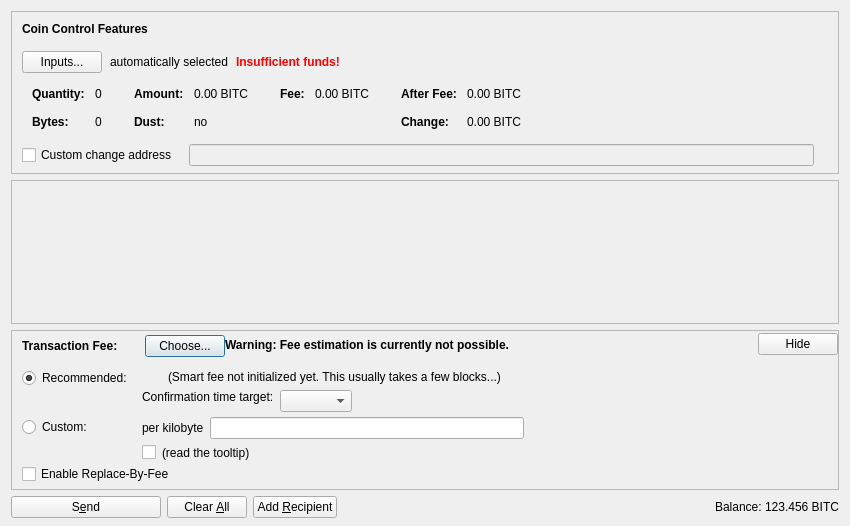
<?xml version="1.0" encoding="UTF-8"?>
<ui version="4.0">
 <class>SendCoinsDialog</class>
 <widget class="QDialog" name="SendCoinsDialog">
  <property name="geometry">
   <rect>
    <x>0</x>
    <y>0</y>
    <width>850</width>
    <height>526</height>
   </rect>
  </property>
  <property name="windowTitle">
   <string>Send Coins</string>
  </property>
  <layout class="QVBoxLayout" name="verticalLayout" stretch="0,1,0,0">
   <property name="bottomMargin">
    <number>8</number>
   </property>
   <item>
    <widget class="QFrame" name="frameCoinControl">
     <property name="sizePolicy">
      <sizepolicy hsizetype="Expanding" vsizetype="Expanding">
       <horstretch>0</horstretch>
       <verstretch>0</verstretch>
      </sizepolicy>
     </property>
     <property name="maximumSize">
      <size>
       <width>16777215</width>
       <height>16777215</height>
      </size>
     </property>
     <property name="frameShape">
      <enum>QFrame::StyledPanel</enum>
     </property>
     <property name="frameShadow">
      <enum>QFrame::Sunken</enum>
     </property>
     <layout class="QVBoxLayout" name="verticalLayoutCoinControl2">
      <property name="spacing">
       <number>0</number>
      </property>
      <property name="leftMargin">
       <number>0</number>
      </property>
      <property name="topMargin">
       <number>0</number>
      </property>
      <property name="rightMargin">
       <number>0</number>
      </property>
      <property name="bottomMargin">
       <number>6</number>
      </property>
      <item>
       <layout class="QVBoxLayout" name="verticalLayoutCoinControl" stretch="0,0,0,0,1">
        <property name="spacing">
         <number>0</number>
        </property>
        <property name="leftMargin">
         <number>10</number>
        </property>
        <property name="topMargin">
         <number>10</number>
        </property>
        <item>
         <layout class="QHBoxLayout" name="horizontalLayoutCoinControl1">
          <property name="bottomMargin">
           <number>15</number>
          </property>
          <item>
           <widget class="QLabel" name="labelCoinControlFeatures">
            <property name="sizePolicy">
             <sizepolicy hsizetype="Preferred" vsizetype="Maximum">
              <horstretch>0</horstretch>
              <verstretch>0</verstretch>
             </sizepolicy>
            </property>
            <property name="font">
             <font>
              <weight>75</weight>
              <bold>true</bold>
             </font>
            </property>
            <property name="styleSheet">
             <string notr="true">font-weight:bold;</string>
            </property>
            <property name="text">
             <string>Coin Control Features</string>
            </property>
           </widget>
          </item>
         </layout>
        </item>
        <item>
         <layout class="QHBoxLayout" name="horizontalLayoutCoinControl2" stretch="0,0,0,0">
          <property name="spacing">
           <number>8</number>
          </property>
          <property name="bottomMargin">
           <number>10</number>
          </property>
          <item>
           <widget class="QPushButton" name="pushButtonCoinControl">
            <property name="styleSheet">
             <string notr="true"/>
            </property>
            <property name="text">
             <string>Inputs...</string>
            </property>
            <property name="autoDefault">
             <bool>false</bool>
            </property>
           </widget>
          </item>
          <item>
           <widget class="QLabel" name="labelCoinControlAutomaticallySelected">
            <property name="text">
             <string>automatically selected</string>
            </property>
            <property name="margin">
             <number>5</number>
            </property>
           </widget>
          </item>
          <item>
           <widget class="QLabel" name="labelCoinControlInsuffFunds">
            <property name="font">
             <font>
              <weight>75</weight>
              <bold>true</bold>
             </font>
            </property>
            <property name="styleSheet">
             <string notr="true">color:red;font-weight:bold;</string>
            </property>
            <property name="text">
             <string>Insufficient funds!</string>
            </property>
            <property name="margin">
             <number>5</number>
            </property>
           </widget>
          </item>
          <item>
           <spacer name="horizontalSpacerCoinControl">
            <property name="orientation">
             <enum>Qt::Horizontal</enum>
            </property>
            <property name="sizeHint" stdset="0">
             <size>
              <width>40</width>
              <height>1</height>
             </size>
            </property>
           </spacer>
          </item>
         </layout>
        </item>
        <item>
         <widget class="QWidget" name="widgetCoinControl" native="true">
          <property name="sizePolicy">
           <sizepolicy hsizetype="Preferred" vsizetype="Preferred">
            <horstretch>0</horstretch>
            <verstretch>0</verstretch>
           </sizepolicy>
          </property>
          <property name="minimumSize">
           <size>
            <width>0</width>
            <height>0</height>
           </size>
          </property>
          <property name="styleSheet">
           <string notr="true"/>
          </property>
          <layout class="QHBoxLayout" name="horizontalLayoutCoinControl5">
           <property name="leftMargin">
            <number>0</number>
           </property>
           <property name="topMargin">
            <number>0</number>
           </property>
           <property name="rightMargin">
            <number>0</number>
           </property>
           <property name="bottomMargin">
            <number>0</number>
           </property>
           <item>
            <layout class="QHBoxLayout" name="horizontalLayoutCoinControl3" stretch="0,0,0,1">
             <property name="spacing">
              <number>20</number>
             </property>
             <property name="topMargin">
              <number>0</number>
             </property>
             <property name="bottomMargin">
              <number>10</number>
             </property>
             <item>
              <layout class="QFormLayout" name="formLayoutCoinControl1">
               <property name="horizontalSpacing">
                <number>10</number>
               </property>
               <property name="verticalSpacing">
                <number>14</number>
               </property>
               <property name="leftMargin">
                <number>10</number>
               </property>
               <property name="topMargin">
                <number>4</number>
               </property>
               <property name="rightMargin">
                <number>6</number>
               </property>
               <item row="0" column="0">
                <widget class="QLabel" name="labelCoinControlQuantityText">
                 <property name="font">
                  <font>
                   <weight>75</weight>
                   <bold>true</bold>
                  </font>
                 </property>
                 <property name="text">
                  <string>Quantity:</string>
                 </property>
                 <property name="margin">
                  <number>0</number>
                 </property>
                </widget>
               </item>
               <item row="0" column="1">
                <widget class="QLabel" name="labelCoinControlQuantity">
                 <property name="cursor">
                  <cursorShape>IBeamCursor</cursorShape>
                 </property>
                 <property name="contextMenuPolicy">
                  <enum>Qt::ActionsContextMenu</enum>
                 </property>
                 <property name="text">
                  <string notr="true">0</string>
                 </property>
                 <property name="margin">
                  <number>0</number>
                 </property>
                 <property name="textInteractionFlags">
                  <set>Qt::LinksAccessibleByMouse|Qt::TextSelectableByKeyboard|Qt::TextSelectableByMouse</set>
                 </property>
                </widget>
               </item>
               <item row="1" column="0">
                <widget class="QLabel" name="labelCoinControlBytesText">
                 <property name="font">
                  <font>
                   <weight>75</weight>
                   <bold>true</bold>
                  </font>
                 </property>
                 <property name="text">
                  <string>Bytes:</string>
                 </property>
                </widget>
               </item>
               <item row="1" column="1">
                <widget class="QLabel" name="labelCoinControlBytes">
                 <property name="cursor">
                  <cursorShape>IBeamCursor</cursorShape>
                 </property>
                 <property name="contextMenuPolicy">
                  <enum>Qt::ActionsContextMenu</enum>
                 </property>
                 <property name="text">
                  <string notr="true">0</string>
                 </property>
                 <property name="textInteractionFlags">
                  <set>Qt::LinksAccessibleByMouse|Qt::TextSelectableByKeyboard|Qt::TextSelectableByMouse</set>
                 </property>
                </widget>
               </item>
              </layout>
             </item>
             <item>
              <layout class="QFormLayout" name="formLayoutCoinControl2">
               <property name="horizontalSpacing">
                <number>10</number>
               </property>
               <property name="verticalSpacing">
                <number>14</number>
               </property>
               <property name="leftMargin">
                <number>6</number>
               </property>
               <property name="topMargin">
                <number>4</number>
               </property>
               <property name="rightMargin">
                <number>6</number>
               </property>
               <item row="0" column="0">
                <widget class="QLabel" name="labelCoinControlAmountText">
                 <property name="font">
                  <font>
                   <weight>75</weight>
                   <bold>true</bold>
                  </font>
                 </property>
                 <property name="text">
                  <string>Amount:</string>
                 </property>
                 <property name="margin">
                  <number>0</number>
                 </property>
                </widget>
               </item>
               <item row="0" column="1">
                <widget class="QLabel" name="labelCoinControlAmount">
                 <property name="cursor">
                  <cursorShape>IBeamCursor</cursorShape>
                 </property>
                 <property name="contextMenuPolicy">
                  <enum>Qt::ActionsContextMenu</enum>
                 </property>
                 <property name="text">
                  <string notr="true">0.00 BITC</string>
                 </property>
                 <property name="textInteractionFlags">
                  <set>Qt::LinksAccessibleByMouse|Qt::TextSelectableByKeyboard|Qt::TextSelectableByMouse</set>
                 </property>
                </widget>
               </item>
               <item row="1" column="0">
                <widget class="QLabel" name="labelCoinControlLowOutputText">
                 <property name="font">
                  <font>
                   <weight>75</weight>
                   <bold>true</bold>
                  </font>
                 </property>
                 <property name="text">
                  <string>Dust:</string>
                 </property>
                </widget>
               </item>
               <item row="1" column="1">
                <widget class="QLabel" name="labelCoinControlLowOutput">
                 <property name="cursor">
                  <cursorShape>IBeamCursor</cursorShape>
                 </property>
                 <property name="contextMenuPolicy">
                  <enum>Qt::ActionsContextMenu</enum>
                 </property>
                 <property name="text">
                  <string notr="true">no</string>
                 </property>
                 <property name="textInteractionFlags">
                  <set>Qt::LinksAccessibleByMouse|Qt::TextSelectableByKeyboard|Qt::TextSelectableByMouse</set>
                 </property>
                </widget>
               </item>
              </layout>
             </item>
             <item>
              <layout class="QFormLayout" name="formLayoutCoinControl3">
               <property name="horizontalSpacing">
                <number>10</number>
               </property>
               <property name="verticalSpacing">
                <number>14</number>
               </property>
               <property name="leftMargin">
                <number>6</number>
               </property>
               <property name="topMargin">
                <number>4</number>
               </property>
               <property name="rightMargin">
                <number>6</number>
               </property>
               <item row="0" column="0">
                <widget class="QLabel" name="labelCoinControlFeeText">
                 <property name="font">
                  <font>
                   <weight>75</weight>
                   <bold>true</bold>
                  </font>
                 </property>
                 <property name="text">
                  <string>Fee:</string>
                 </property>
                 <property name="margin">
                  <number>0</number>
                 </property>
                </widget>
               </item>
               <item row="0" column="1">
                <widget class="QLabel" name="labelCoinControlFee">
                 <property name="cursor">
                  <cursorShape>IBeamCursor</cursorShape>
                 </property>
                 <property name="contextMenuPolicy">
                  <enum>Qt::ActionsContextMenu</enum>
                 </property>
                 <property name="text">
                  <string notr="true">0.00 BITC</string>
                 </property>
                 <property name="textInteractionFlags">
                  <set>Qt::LinksAccessibleByMouse|Qt::TextSelectableByKeyboard|Qt::TextSelectableByMouse</set>
                 </property>
                </widget>
               </item>
              </layout>
             </item>
             <item>
              <layout class="QFormLayout" name="formLayoutCoinControl4">
               <property name="horizontalSpacing">
                <number>10</number>
               </property>
               <property name="verticalSpacing">
                <number>14</number>
               </property>
               <property name="leftMargin">
                <number>6</number>
               </property>
               <property name="topMargin">
                <number>4</number>
               </property>
               <property name="rightMargin">
                <number>6</number>
               </property>
               <item row="0" column="0">
                <widget class="QLabel" name="labelCoinControlAfterFeeText">
                 <property name="font">
                  <font>
                   <weight>75</weight>
                   <bold>true</bold>
                  </font>
                 </property>
                 <property name="text">
                  <string>After Fee:</string>
                 </property>
                 <property name="margin">
                  <number>0</number>
                 </property>
                </widget>
               </item>
               <item row="0" column="1">
                <widget class="QLabel" name="labelCoinControlAfterFee">
                 <property name="cursor">
                  <cursorShape>IBeamCursor</cursorShape>
                 </property>
                 <property name="contextMenuPolicy">
                  <enum>Qt::ActionsContextMenu</enum>
                 </property>
                 <property name="text">
                  <string notr="true">0.00 BITC</string>
                 </property>
                 <property name="textInteractionFlags">
                  <set>Qt::LinksAccessibleByMouse|Qt::TextSelectableByKeyboard|Qt::TextSelectableByMouse</set>
                 </property>
                </widget>
               </item>
               <item row="1" column="0">
                <widget class="QLabel" name="labelCoinControlChangeText">
                 <property name="font">
                  <font>
                   <weight>75</weight>
                   <bold>true</bold>
                  </font>
                 </property>
                 <property name="text">
                  <string>Change:</string>
                 </property>
                </widget>
               </item>
               <item row="1" column="1">
                <widget class="QLabel" name="labelCoinControlChange">
                 <property name="cursor">
                  <cursorShape>IBeamCursor</cursorShape>
                 </property>
                 <property name="contextMenuPolicy">
                  <enum>Qt::ActionsContextMenu</enum>
                 </property>
                 <property name="text">
                  <string notr="true">0.00 BITC</string>
                 </property>
                 <property name="textInteractionFlags">
                  <set>Qt::LinksAccessibleByMouse|Qt::TextSelectableByKeyboard|Qt::TextSelectableByMouse</set>
                 </property>
                </widget>
               </item>
              </layout>
             </item>
            </layout>
           </item>
          </layout>
         </widget>
        </item>
        <item>
         <layout class="QHBoxLayout" name="horizontalLayoutCoinControl4" stretch="0,0,0">
          <property name="spacing">
           <number>12</number>
          </property>
          <property name="sizeConstraint">
           <enum>QLayout::SetDefaultConstraint</enum>
          </property>
          <property name="topMargin">
           <number>5</number>
          </property>
          <property name="rightMargin">
           <number>5</number>
          </property>
          <item>
           <widget class="QCheckBox" name="checkBoxCoinControlChange">
            <property name="toolTip">
             <string>If this is activated, but the change address is empty or invalid, change will be sent to a newly generated address.</string>
            </property>
            <property name="text">
             <string>Custom change address</string>
            </property>
           </widget>
          </item>
          <item>
           <widget class="QValidatedLineEdit" name="lineEditCoinControlChange">
            <property name="enabled">
             <bool>false</bool>
            </property>
            <property name="sizePolicy">
             <sizepolicy hsizetype="Expanding" vsizetype="Fixed">
              <horstretch>0</horstretch>
              <verstretch>0</verstretch>
             </sizepolicy>
            </property>
           </widget>
          </item>
          <item>
           <widget class="QLabel" name="labelCoinControlChangeLabel">
            <property name="sizePolicy">
             <sizepolicy hsizetype="Preferred" vsizetype="Expanding">
              <horstretch>0</horstretch>
              <verstretch>0</verstretch>
             </sizepolicy>
            </property>
            <property name="minimumSize">
             <size>
              <width>0</width>
              <height>0</height>
             </size>
            </property>
            <property name="text">
             <string/>
            </property>
            <property name="margin">
             <number>3</number>
            </property>
           </widget>
          </item>
         </layout>
        </item>
        <item>
         <spacer name="verticalSpacerCoinControl">
          <property name="orientation">
           <enum>Qt::Vertical</enum>
          </property>
          <property name="sizeHint" stdset="0">
           <size>
            <width>800</width>
            <height>1</height>
           </size>
          </property>
         </spacer>
        </item>
       </layout>
      </item>
     </layout>
    </widget>
   </item>
   <item>
    <widget class="QScrollArea" name="scrollArea">
     <property name="widgetResizable">
      <bool>true</bool>
     </property>
     <widget class="QWidget" name="scrollAreaWidgetContents">
      <property name="geometry">
       <rect>
        <x>0</x>
        <y>0</y>
        <width>830</width>
        <height>104</height>
       </rect>
      </property>
      <layout class="QVBoxLayout" name="verticalLayout_2" stretch="0,1">
       <property name="leftMargin">
        <number>0</number>
       </property>
       <property name="topMargin">
        <number>0</number>
       </property>
       <property name="rightMargin">
        <number>0</number>
       </property>
       <property name="bottomMargin">
        <number>0</number>
       </property>
       <item>
        <layout class="QVBoxLayout" name="entries">
         <property name="spacing">
          <number>6</number>
         </property>
        </layout>
       </item>
       <item>
        <spacer name="verticalSpacer">
         <property name="orientation">
          <enum>Qt::Vertical</enum>
         </property>
         <property name="sizeHint" stdset="0">
          <size>
           <width>20</width>
           <height>40</height>
          </size>
         </property>
        </spacer>
       </item>
      </layout>
     </widget>
    </widget>
   </item>
   <item>
    <widget class="QFrame" name="frameFee">
     <property name="sizePolicy">
      <sizepolicy hsizetype="Expanding" vsizetype="Expanding">
       <horstretch>0</horstretch>
       <verstretch>0</verstretch>
      </sizepolicy>
     </property>
     <property name="maximumSize">
      <size>
       <width>16777215</width>
       <height>16777215</height>
      </size>
     </property>
     <property name="frameShape">
      <enum>QFrame::StyledPanel</enum>
     </property>
     <property name="frameShadow">
      <enum>QFrame::Sunken</enum>
     </property>
     <layout class="QVBoxLayout" name="verticalLayoutFee1">
      <property name="spacing">
       <number>0</number>
      </property>
      <property name="leftMargin">
       <number>0</number>
      </property>
      <property name="topMargin">
       <number>0</number>
      </property>
      <property name="rightMargin">
       <number>0</number>
      </property>
      <property name="bottomMargin">
       <number>0</number>
      </property>
      <item>
       <layout class="QVBoxLayout" name="verticalLayoutFee2" stretch="0,0,0">
        <property name="spacing">
         <number>0</number>
        </property>
        <property name="leftMargin">
         <number>10</number>
        </property>
        <property name="topMargin">
         <number>0</number>
        </property>
        <item>
         <layout class="QHBoxLayout" name="horizontalLayoutFee1">
          <property name="bottomMargin">
           <number>0</number>
          </property>
          <item>
           <layout class="QVBoxLayout" name="verticalLayoutFee7">
            <property name="spacing">
             <number>0</number>
            </property>
            <item>
             <spacer name="verticalSpacerSmartFee">
              <property name="orientation">
               <enum>Qt::Vertical</enum>
              </property>
              <property name="sizeType">
               <enum>QSizePolicy::Fixed</enum>
              </property>
              <property name="sizeHint" stdset="0">
               <size>
                <width>1</width>
                <height>4</height>
               </size>
              </property>
             </spacer>
            </item>
            <item>
             <layout class="QHBoxLayout" name="horizontalLayoutSmartFee">
              <property name="spacing">
               <number>10</number>
              </property>
              <item>
               <widget class="QLabel" name="labelFeeHeadline">
                <property name="sizePolicy">
                 <sizepolicy hsizetype="Preferred" vsizetype="Maximum">
                  <horstretch>0</horstretch>
                  <verstretch>0</verstretch>
                 </sizepolicy>
                </property>
                <property name="font">
                 <font>
                  <weight>75</weight>
                  <bold>true</bold>
                 </font>
                </property>
                <property name="styleSheet">
                 <string notr="true">font-weight:bold;</string>
                </property>
                <property name="text">
                 <string>Transaction Fee:</string>
                </property>
               </widget>
              </item>
              <item>
               <widget class="QLabel" name="labelFeeMinimized">
                <property name="text">
                 <string/>
                </property>
               </widget>
              </item>
              <item>
               <widget class="QPushButton" name="buttonChooseFee">
                <property name="text">
                 <string>Choose...</string>
                </property>
               </widget>
              </item>
             </layout>
            </item>
            <item>
             <spacer name="verticalSpacer_5">
              <property name="orientation">
               <enum>Qt::Vertical</enum>
              </property>
              <property name="sizeHint" stdset="0">
               <size>
                <width>1</width>
                <height>1</height>
               </size>
              </property>
             </spacer>
            </item>
           </layout>
          </item>
          <item>
           <widget class="QLabel" name="fallbackFeeWarningLabel">
            <property name="toolTip">
             <string>Using the fallbackfee can result in sending a transaction that will take several hours or days (or never) to confirm. Consider choosing your fee manually or wait until you have validated the complete chain.</string>
            </property>
            <property name="font">
            <font>
                <weight>75</weight>
                <bold>true</bold>
            </font>
            </property>
            <property name="text">
             <string>Warning: Fee estimation is currently not possible.</string>
            </property>
            <property name="wordWrap">
             <bool>false</bool>
            </property>
           </widget>
          </item>
          <item>
           <spacer name="horizontalSpacer_4">
            <property name="orientation">
             <enum>Qt::Horizontal</enum>
            </property>
            <property name="sizeType">
             <enum>QSizePolicy::MinimumExpanding</enum>
            </property>
            <property name="sizeHint" stdset="0">
             <size>
              <width>40</width>
              <height>20</height>
             </size>
            </property>
           </spacer>
          </item>
          <item>
           <widget class="QPushButton" name="buttonMinimizeFee">
            <property name="toolTip">
             <string>collapse fee-settings</string>
            </property>
            <property name="text">
             <string>Hide</string>
            </property>
           </widget>
          </item>
         </layout>
        </item>
        <item>
         <widget class="QFrame" name="frameFeeSelection">
          <layout class="QVBoxLayout" name="verticalLayoutFee12">
           <property name="spacing">
            <number>0</number>
           </property>
           <property name="leftMargin">
            <number>0</number>
           </property>
           <property name="topMargin">
            <number>0</number>
           </property>
           <property name="rightMargin">
            <number>0</number>
           </property>
           <property name="bottomMargin">
            <number>0</number>
           </property>
           <item>
            <layout class="QGridLayout" name="gridLayoutFee">
             <property name="topMargin">
              <number>10</number>
             </property>
             <property name="bottomMargin">
              <number>4</number>
             </property>
             <property name="horizontalSpacing">
              <number>10</number>
             </property>
             <property name="verticalSpacing">
              <number>4</number>
             </property>
             <item row="1" column="1">
              <layout class="QVBoxLayout" name="verticalLayoutFee8">
               <property name="spacing">
                <number>6</number>
               </property>
               <item>
                <layout class="QHBoxLayout" name="horizontalLayoutFee13">
                 <item>
                  <widget class="QLabel" name="labelCustomPerKilobyte">
                   <property name="toolTip">
                    <string>Specify a custom fee per kB (1,000 bytes) of the transaction's virtual size.

Note:  Since the fee is calculated on a per-byte basis, a fee of "100 satoshis per kB" for a transaction size of 500 bytes (half of 1 kB) would ultimately yield a fee of only 50 satoshis.</string>
                   </property>
                   <property name="text">
                    <string>per kilobyte</string>
                   </property>
                  </widget>
                 </item>
                 <item>
                  <widget class="BitcashAmountField" name="customFee"/>
                 </item>
                 <item>
                  <spacer name="horizontalSpacer_6">
                   <property name="orientation">
                    <enum>Qt::Horizontal</enum>
                   </property>
                   <property name="sizeHint" stdset="0">
                    <size>
                     <width>1</width>
                     <height>1</height>
                    </size>
                   </property>
                  </spacer>
                 </item>
                </layout>
               </item>
               <item>
                <layout class="QHBoxLayout" name="horizontalLayoutFee8">
                 <item>
                  <widget class="QCheckBox" name="checkBoxMinimumFee">
                   <property name="toolTip">
                    <string>Paying only the minimum fee is just fine as long as there is less transaction volume than space in the blocks. But be aware that this can end up in a never confirming transaction once there is more demand for bitcash transactions than the network can process.</string>
                   </property>
                   <property name="text">
                    <string/>
                   </property>
                  </widget>
                 </item>
                 <item>
                  <widget class="QLabel" name="labelMinFeeWarning">
                   <property name="enabled">
                    <bool>true</bool>
                   </property>
                   <property name="toolTip">
                    <string>Paying only the minimum fee is just fine as long as there is less transaction volume than space in the blocks. But be aware that this can end up in a never confirming transaction once there is more demand for bitcash transactions than the network can process.</string>
                   </property>
                   <property name="text">
                    <string>(read the tooltip)</string>
                   </property>
                   <property name="margin">
                    <number>5</number>
                   </property>
                  </widget>
                 </item>
                 <item>
                  <spacer name="horizontalSpacer_2">
                   <property name="orientation">
                    <enum>Qt::Horizontal</enum>
                   </property>
                   <property name="sizeHint" stdset="0">
                    <size>
                     <width>1</width>
                     <height>1</height>
                    </size>
                   </property>
                  </spacer>
                 </item>
                </layout>
               </item>
              </layout>
             </item>
             <item row="0" column="0">
              <layout class="QVBoxLayout" name="verticalLayoutFee4" stretch="0,1">
               <item>
                <widget class="QRadioButton" name="radioSmartFee">
                 <property name="text">
                  <string>Recommended:</string>
                 </property>
                 <property name="checked">
                  <bool>true</bool>
                 </property>
                 <attribute name="buttonGroup">
                  <string notr="true">groupFee</string>
                 </attribute>
                </widget>
               </item>
               <item>
                <spacer name="verticalSpacer_2">
                 <property name="orientation">
                  <enum>Qt::Vertical</enum>
                 </property>
                 <property name="sizeHint" stdset="0">
                  <size>
                   <width>1</width>
                   <height>1</height>
                  </size>
                 </property>
                </spacer>
               </item>
              </layout>
             </item>
             <item row="1" column="0">
              <layout class="QVBoxLayout" name="verticalLayoutFee9" stretch="0,1">
               <item>
                <widget class="QRadioButton" name="radioCustomFee">
                 <property name="text">
                  <string>Custom:</string>
                 </property>
                 <attribute name="buttonGroup">
                  <string notr="true">groupFee</string>
                 </attribute>
                </widget>
               </item>
               <item>
                <spacer name="verticalSpacer_6">
                 <property name="orientation">
                  <enum>Qt::Vertical</enum>
                 </property>
                 <property name="sizeHint" stdset="0">
                  <size>
                   <width>1</width>
                   <height>1</height>
                  </size>
                 </property>
                </spacer>
               </item>
              </layout>
             </item>
             <item row="0" column="1">
              <layout class="QVBoxLayout" name="verticalLayoutFee3" stretch="0,0,1">
               <property name="spacing">
                <number>6</number>
               </property>
               <property name="topMargin">
                <number>2</number>
               </property>
               <item>
                <layout class="QHBoxLayout" name="horizontalLayoutFee12">
                 <item>
                  <widget class="QLabel" name="labelSmartFee">
                   <property name="text">
                    <string/>
                   </property>
                   <property name="margin">
                    <number>2</number>
                   </property>
                  </widget>
                 </item>
                 <item>
                  <widget class="QLabel" name="labelFeeEstimation">
                   <property name="text">
                    <string/>
                   </property>
                  </widget>
                 </item>
                 <item>
                  <widget class="QLabel" name="labelSmartFee2">
                   <property name="text">
                    <string>(Smart fee not initialized yet. This usually takes a few blocks...)</string>
                   </property>
                   <property name="margin">
                    <number>2</number>
                   </property>
                  </widget>
                 </item>
                 <item>
                  <spacer name="horizontalSpacer_5">
                   <property name="orientation">
                    <enum>Qt::Horizontal</enum>
                   </property>
                   <property name="sizeHint" stdset="0">
                    <size>
                     <width>1</width>
                     <height>1</height>
                    </size>
                   </property>
                  </spacer>
                 </item>
                </layout>
               </item>
               <item>
                <layout class="QHBoxLayout" name="horizontalLayoutFee9">
                 <item>
                  <layout class="QVBoxLayout" name="verticalLayoutFee6">
                   <item>
                    <widget class="QLabel" name="labelSmartFee3">
                     <property name="text">
                      <string>Confirmation time target:</string>
                     </property>
                     <property name="margin">
                      <number>2</number>
                     </property>
                    </widget>
                   </item>
                   <item>
                    <spacer name="verticalSpacer_3">
                     <property name="orientation">
                      <enum>Qt::Vertical</enum>
                     </property>
                     <property name="sizeHint" stdset="0">
                      <size>
                       <width>1</width>
                       <height>1</height>
                      </size>
                     </property>
                    </spacer>
                   </item>
                  </layout>
                 </item>
                 <item>
                  <layout class="QVBoxLayout" name="verticalLayoutFee5">
                   <property name="rightMargin">
                    <number>30</number>
                   </property>
                   <item>
                    <layout class="QHBoxLayout" name="horizontalLayoutConfTarget">
                     <property name="bottomMargin">
                      <number>0</number>
                     </property>
                     <item>
                      <widget class="QComboBox" name="confTargetSelector"/>
                     </item>
                     <item>
                      <spacer name="horizontalSpacerConfTarget">
                       <property name="orientation">
                        <enum>Qt::Horizontal</enum>
                       </property>
                       <property name="sizeHint" stdset="0">
                        <size>
                         <width>40</width>
                         <height>20</height>
                        </size>
                       </property>
                      </spacer>
                     </item>
                    </layout>
                   </item>
                  </layout>
                 </item>
                </layout>
               </item>
               <item>
                <spacer name="verticalSpacer_4">
                 <property name="orientation">
                  <enum>Qt::Vertical</enum>
                 </property>
                 <property name="sizeHint" stdset="0">
                  <size>
                   <width>1</width>
                   <height>1</height>
                  </size>
                 </property>
                </spacer>
               </item>
              </layout>
             </item>
            </layout>
           </item>
           <item>
            <widget class="QCheckBox" name="optInRBF">
             <property name="text">
              <string>Enable Replace-By-Fee</string>
             </property>
             <property name="toolTip">
              <string>With Replace-By-Fee (BIP-125) you can increase a transaction's fee after it is sent. Without this, a higher fee may be recommended to compensate for increased transaction delay risk.</string>
             </property>
            </widget>
           </item>
          </layout>
         </widget>
        </item>
        <item>
         <spacer name="verticalSpacerFee">
          <property name="orientation">
           <enum>Qt::Vertical</enum>
          </property>
          <property name="sizeHint" stdset="0">
           <size>
            <width>40</width>
            <height>5</height>
           </size>
          </property>
         </spacer>
        </item>
       </layout>
      </item>
     </layout>
    </widget>
   </item>
   <item>
    <layout class="QHBoxLayout" name="horizontalLayout">
     <item>
      <widget class="QPushButton" name="sendButton">
       <property name="minimumSize">
        <size>
         <width>150</width>
         <height>0</height>
        </size>
       </property>
       <property name="toolTip">
        <string>Confirm the send action</string>
       </property>
       <property name="text">
        <string>S&amp;end</string>
       </property>
       <property name="icon">
        <iconset resource="../bitcash.qrc">
         <normaloff>:/icons/send</normaloff>:/icons/send</iconset>
       </property>
       <property name="autoDefault">
        <bool>false</bool>
       </property>
       <property name="default">
        <bool>false</bool>
       </property>
      </widget>
     </item>
     <item>
      <widget class="QPushButton" name="clearButton">
       <property name="sizePolicy">
        <sizepolicy hsizetype="Minimum" vsizetype="Fixed">
         <horstretch>0</horstretch>
         <verstretch>0</verstretch>
        </sizepolicy>
       </property>
       <property name="toolTip">
        <string>Clear all fields of the form.</string>
       </property>
       <property name="text">
        <string>Clear &amp;All</string>
       </property>
       <property name="icon">
        <iconset resource="../bitcash.qrc">
         <normaloff>:/icons/remove</normaloff>:/icons/remove</iconset>
       </property>
       <property name="autoDefault">
        <bool>false</bool>
       </property>
      </widget>
     </item>
     <item>
      <widget class="QPushButton" name="addButton">
       <property name="toolTip">
        <string>Send to multiple recipients at once</string>
       </property>
       <property name="text">
        <string>Add &amp;Recipient</string>
       </property>
       <property name="icon">
        <iconset resource="../bitcash.qrc">
         <normaloff>:/icons/add</normaloff>:/icons/add</iconset>
       </property>
       <property name="autoDefault">
        <bool>false</bool>
       </property>
      </widget>
     </item>
     <item>
      <spacer name="horizontalSpacer">
       <property name="orientation">
        <enum>Qt::Horizontal</enum>
       </property>
       <property name="sizeHint" stdset="0">
        <size>
         <width>40</width>
         <height>20</height>
        </size>
       </property>
      </spacer>
     </item>
     <item>
      <layout class="QHBoxLayout" name="horizontalLayout_2">
       <property name="spacing">
        <number>3</number>
       </property>
       <item>
        <widget class="QLabel" name="label">
         <property name="sizePolicy">
          <sizepolicy hsizetype="Preferred" vsizetype="Fixed">
           <horstretch>0</horstretch>
           <verstretch>0</verstretch>
          </sizepolicy>
         </property>
         <property name="text">
          <string>Balance:</string>
         </property>
        </widget>
       </item>
       <item>
        <widget class="QLabel" name="labelBalance">
         <property name="sizePolicy">
          <sizepolicy hsizetype="Preferred" vsizetype="Fixed">
           <horstretch>0</horstretch>
           <verstretch>0</verstretch>
          </sizepolicy>
         </property>
         <property name="cursor">
          <cursorShape>IBeamCursor</cursorShape>
         </property>
         <property name="text">
          <string notr="true">123.456 BITC</string>
         </property>
         <property name="textInteractionFlags">
          <set>Qt::LinksAccessibleByMouse|Qt::TextSelectableByKeyboard|Qt::TextSelectableByMouse</set>
         </property>
        </widget>
       </item>
      </layout>
     </item>
    </layout>
   </item>
  </layout>
 </widget>
 <customwidgets>
  <customwidget>
   <class>QValidatedLineEdit</class>
   <extends>QLineEdit</extends>
   <header>qt/qvalidatedlineedit.h</header>
  </customwidget>
  <customwidget>
   <class>BitcashAmountField</class>
   <extends>QLineEdit</extends>
   <header>qt/bitcashamountfield.h</header>
   <container>1</container>
  </customwidget>
 </customwidgets>
 <resources>
  <include location="../bitcash.qrc"/>
 </resources>
 <connections/>
 <buttongroups>
  <buttongroup name="groupFee"/>
 </buttongroups>
</ui>
